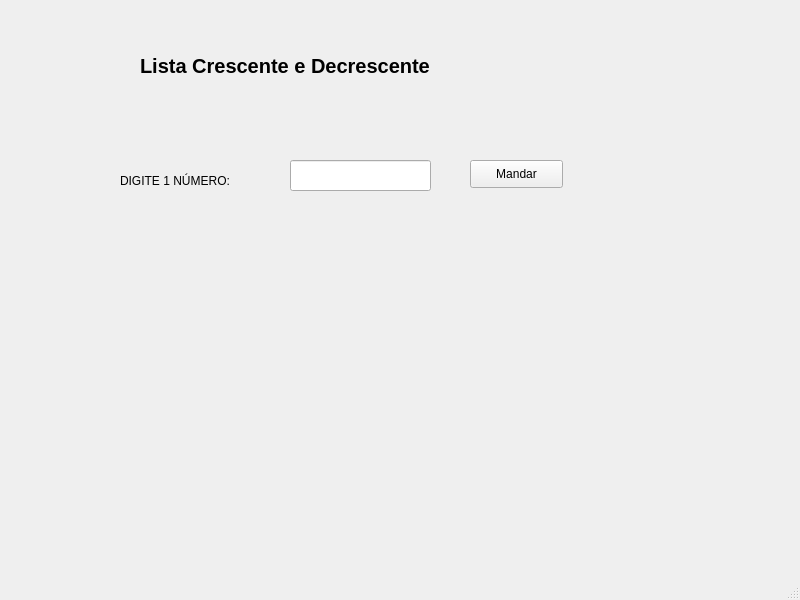
<?xml version="1.0" encoding="UTF-8"?>
<ui version="4.0">
 <class>MainWindow</class>
 <widget class="QMainWindow" name="MainWindow">
  <property name="geometry">
   <rect>
    <x>0</x>
    <y>0</y>
    <width>800</width>
    <height>600</height>
   </rect>
  </property>
  <property name="windowTitle">
   <string>MainWindow</string>
  </property>
  <widget class="QWidget" name="centralwidget">
   <widget class="QPushButton" name="pushButtonEnviar">
    <property name="geometry">
     <rect>
      <x>470</x>
      <y>160</y>
      <width>93</width>
      <height>28</height>
     </rect>
    </property>
    <property name="text">
     <string>Mandar</string>
    </property>
   </widget>
   <widget class="QLineEdit" name="lineEditNum">
    <property name="geometry">
     <rect>
      <x>290</x>
      <y>160</y>
      <width>141</width>
      <height>31</height>
     </rect>
    </property>
    <property name="text">
     <string/>
    </property>
   </widget>
   <widget class="QLabel" name="label_num">
    <property name="geometry">
     <rect>
      <x>120</x>
      <y>160</y>
      <width>151</width>
      <height>41</height>
     </rect>
    </property>
    <property name="text">
     <string>DIGITE 1 NÚMERO:</string>
    </property>
   </widget>
   <widget class="QLabel" name="label_titulo">
    <property name="geometry">
     <rect>
      <x>140</x>
      <y>40</y>
      <width>381</width>
      <height>51</height>
     </rect>
    </property>
    <property name="font">
     <font>
      <pointsize>15</pointsize>
      <weight>75</weight>
      <bold>true</bold>
     </font>
    </property>
    <property name="text">
     <string>Lista Crescente e Decrescente</string>
    </property>
   </widget>
   <widget class="QLabel" name="labelResposta">
    <property name="geometry">
     <rect>
      <x>140</x>
      <y>310</y>
      <width>431</width>
      <height>141</height>
     </rect>
    </property>
    <property name="font">
     <font>
      <pointsize>12</pointsize>
      <weight>75</weight>
      <bold>true</bold>
     </font>
    </property>
    <property name="text">
     <string/>
    </property>
    <property name="wordWrap">
     <bool>true</bool>
    </property>
   </widget>
   <widget class="QLabel" name="labelLista">
    <property name="geometry">
     <rect>
      <x>180</x>
      <y>230</y>
      <width>321</width>
      <height>51</height>
     </rect>
    </property>
    <property name="font">
     <font>
      <pointsize>12</pointsize>
      <weight>75</weight>
      <bold>true</bold>
     </font>
    </property>
    <property name="text">
     <string/>
    </property>
   </widget>
  </widget>
  <widget class="QMenuBar" name="menubar">
   <property name="geometry">
    <rect>
     <x>0</x>
     <y>0</y>
     <width>800</width>
     <height>26</height>
    </rect>
   </property>
  </widget>
  <widget class="QStatusBar" name="statusbar"/>
 </widget>
 <resources/>
 <connections/>
</ui>
